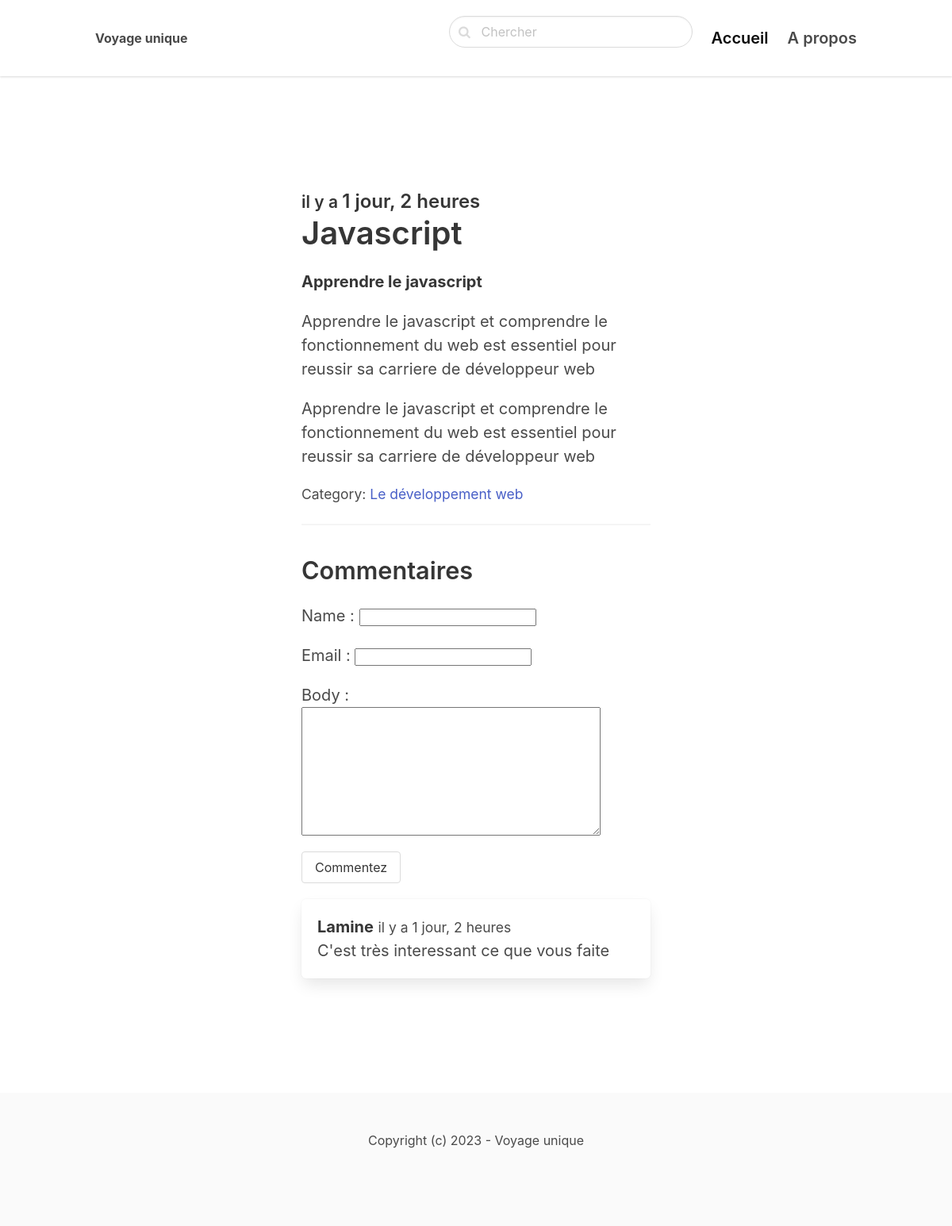
The page /le-developpement-web/javascript/ on the database its author committed.
### blog/models.py (models this page shows, shortened)
class Post(models.Model):
    ACTIVE='active'
    DRAFT='draft'
    CHOICES_STATUS= (
        (ACTIVE, "Actif"),
        (DRAFT, 'Inactif')
    )
    category= models.ForeignKey(Category, related_name='posts', on_delete=models.CASCADE)
    title=models.CharField(max_length=255)
    slug=models.SlugField()
    intro=models.TextField()
    body=models.TextField()
    created_at=models.DateTimeField(auto_now_add=True)
    status=models.CharField(max_length=10, choices=CHOICES_STATUS, default=ACTIVE)
    image=models.ImageField(upload_to='uploads/', blank=True, null=True)

class Category(models.Model):
    title = models.CharField(max_length=255)
    slug = models.SlugField()
    class Meta:
        ordering=('title',)
        verbose_name_plural='Categories'
    def __str__(self):
        return self.title

class Comment(models.Model):
    post=models.ForeignKey(Post,related_name='comments', on_delete=models.CASCADE)
    name=models.CharField(max_length=255)
    email = models.CharField(max_length=255)
    body=models.TextField()
    created_at= models.DateTimeField(auto_now_add=True)

### blog/views.py (the view)
# urls.py: path('<slug:category_slug>/<slug:slug>/', views.detail, name='post_detail'),
def detail(request, category_slug, slug):
    post = get_object_or_404(Post, slug=slug, status=Post.ACTIVE)
    if request.method == 'POST':
        form = CommentForm(request.POST)
        if form.is_valid():
            comment = form.save(commit=False)
            comment.post = post
            comment.save()
            return redirect('post_detail', category_slug=category_slug, slug=slug)
    else:
        form = CommentForm()
    return render(request, 'blog/detail.html', {'post': post, 'form': form})

### blog/forms.py
class CommentForm(forms.ModelForm):
    class Meta:
        model=Comment
        fields=('name', 'email', 'body')

### blog/templates/blog/detail.html (shortened to what this page needs)
{% extends 'page/base.html' %}
{% block content%}
    <section class="hero">
        <div class="hero-body">
            <div class="container">
                <section class="section">
                    <div class="columns">
                        <div class="column is-8 is-offset-2">
                            <div class="content is-medium">
                                <h2 class="subtitle is-4"><small> il y a </small>{{ post.created_at|timesince }} </h2>
                                <h1 class="title">{{post.title}}</h1>
                                <p> <strong>{{post.intro}}</strong></p>
                                <p> {{post.body}}</p>
                                <p>{{post.body}}</p>
                                <p> <small> Category: <a href="{% url 'category_detail' post.category.slug %}"> {{post.category}} </a></small></p>
                                <hr>
                                <h2 class="subtitle is_4"> <small>Commentaires </small></h2>
                                <form method="post">
                                    {{ form.as_p}}
                                    <div class="control">
                                        <button class="button is-succes">Commentez</button>
                                    </div>
                                </form>
                                {% for comment in post.comments.all%}
                                    <article class="media box">
                                        <div class="media-content">
                                            <strong>{{comment.name}}</strong> <small> il y a {{comment.created_at|timesince}}</small> <br>
                                            {{comment.body}}
                                        </div>
                                    </article>
                                {%endfor%}
                            </div>
                        </div>
                    </div>
                </section>
            </div>
        </div>
    </section>
{% endblock%}

### rows shown on the page
Post: created_at "1 jour, 2 heures", title "Javascript", intro "Apprendre le javascript", body "Apprendre le javascript et comprendre le fonctionnement du web est essentiel pour reussir sa carriere de développeur web", category "Le développement web"
Comment: name "Lamine", created_at "1 jour, 2 heures", body "C'est très interessant ce que vous faite"
